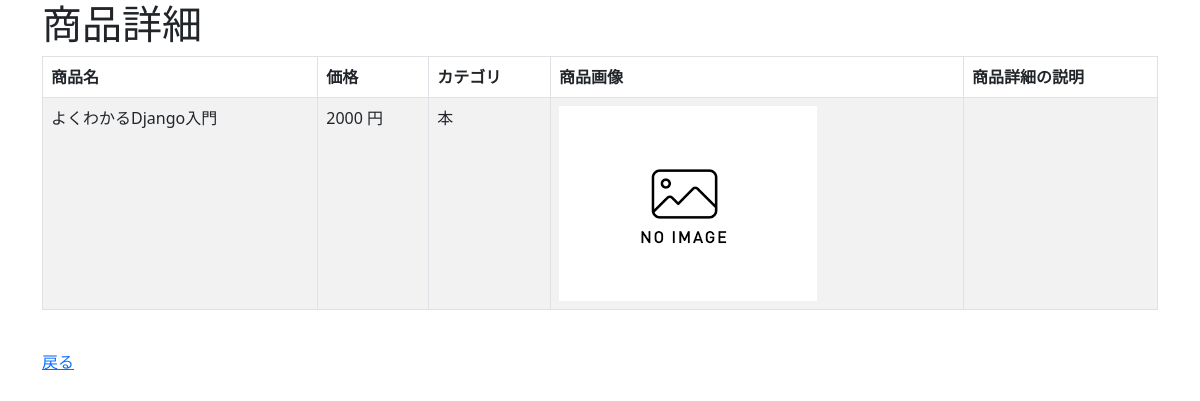
The app's page /crud/detail/1 with its own data.
### crud/models.py (models this page shows, shortened)
class Product(models.Model):
  name = models.CharField(max_length=200)
  price = models.PositiveIntegerField()
  category = models.ForeignKey(Category, on_delete=models.CASCADE)
  img = models.ImageField(blank=True, default='noImage.png')
  detail = models.TextField(blank=True, null=True)
  def __str__(self):
    return self.name

class Category(models.Model):
  name = models.CharField(max_length=200)
  def __str__(self):
    return self.name

### crud/views.py (the view)
# urls.py: path('crud/detail/<int:pk>', views.ProductDetailView.as_view(), name="detail"),
class ProductDetailView(DetailView):
  model = Product

### crud/templates/crud/product_detail.html (shortened to what this page needs)
{% extends "base.html" %}
{% block content %}
<h1>商品詳細</h1>
<table class="table table-striped table-hover table-bordered">
   <thead>
       <tr>
           <th>商品名</th>
           <th>価格</th>
           <th>カテゴリ</th>
           <th>商品画像</th>
           <th>商品詳細の説明</th>
       </tr>
   </thead>
   <tr>
       <td>{{ product }}</td>
       <td>{{ product.price }} 円</td>
       <td>{{ product.category }}</td>
       <td><img src="{{ product.img.url }}" style="width:100px height:auto;"></td>
       <td>{{ product.detail }}</td>
   </tr>
</table>
<form method="post" enctype="multipart/form-data">
   <br>
   <a href="{% url 'list' %}">戻る</a>
</form>
{% endblock %}

### records on screen
Product: name "よくわかるDjango入門", price "2000", category "本", img (placeholder picture)
